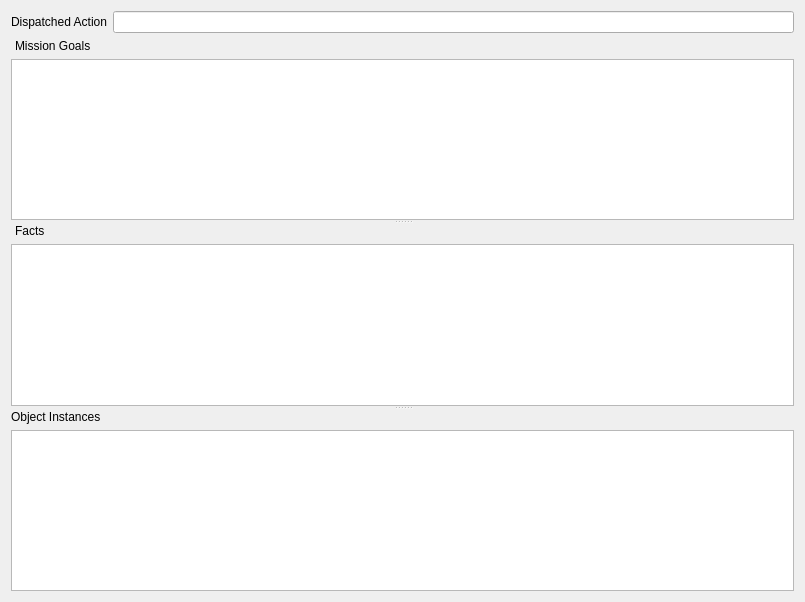
<?xml version="1.0" encoding="UTF-8"?>
<ui version="4.0">
 <class>ROSPlanDispatcher</class>
 <widget class="QWidget" name="ROSPlanDispatcher">
  <property name="geometry">
   <rect>
    <x>0</x>
    <y>0</y>
    <width>805</width>
    <height>602</height>
   </rect>
  </property>
  <property name="sizePolicy">
   <sizepolicy hsizetype="Expanding" vsizetype="Expanding">
    <horstretch>0</horstretch>
    <verstretch>0</verstretch>
   </sizepolicy>
  </property>
  <property name="windowTitle">
   <string>ROSPlan dispatcher</string>
  </property>
  <layout class="QGridLayout" name="gridLayout">
   <item row="0" column="0">
    <layout class="QHBoxLayout" name="horizontalLayout_2">
     <item>
      <widget class="QLabel" name="label">
       <property name="text">
        <string>Dispatched Action</string>
       </property>
      </widget>
     </item>
     <item>
      <widget class="QLineEdit" name="statusLabel">
       <property name="enabled">
        <bool>true</bool>
       </property>
       <property name="cursor">
        <cursorShape>BlankCursor</cursorShape>
       </property>
       <property name="autoFillBackground">
        <bool>false</bool>
       </property>
       <property name="frame">
        <bool>true</bool>
       </property>
       <property name="readOnly">
        <bool>true</bool>
       </property>
      </widget>
     </item>
    </layout>
   </item>
   <item row="1" column="0">
    <widget class="QSplitter" name="splitter">
     <property name="cursor">
      <cursorShape>ArrowCursor</cursorShape>
     </property>
     <property name="orientation">
      <enum>Qt::Vertical</enum>
     </property>
     <property name="childrenCollapsible">
      <bool>false</bool>
     </property>
     <widget class="QWidget" name="layoutWidget">
      <layout class="QVBoxLayout" name="verticalLayout">
       <item>
        <widget class="QLabel" name="label_2">
         <property name="text">
          <string>Mission Goals</string>
         </property>
         <property name="indent">
          <number>4</number>
         </property>
        </widget>
       </item>
       <item>
        <widget class="QListWidget" name="goalView">
         <property name="selectionMode">
          <enum>QAbstractItemView::MultiSelection</enum>
         </property>
         <property name="sortingEnabled">
          <bool>true</bool>
         </property>
        </widget>
       </item>
      </layout>
     </widget>
     <widget class="QWidget" name="layoutWidget">
      <layout class="QVBoxLayout" name="verticalLayout_2">
       <item>
        <widget class="QLabel" name="label_3">
         <property name="text">
          <string>Facts</string>
         </property>
         <property name="indent">
          <number>4</number>
         </property>
        </widget>
       </item>
       <item>
        <widget class="QListWidget" name="modelView">
         <property name="enabled">
          <bool>true</bool>
         </property>
         <property name="selectionMode">
          <enum>QAbstractItemView::MultiSelection</enum>
         </property>
        </widget>
       </item>
      </layout>
     </widget>
     <widget class="QWidget" name="verticalLayoutWidget">
      <layout class="QVBoxLayout" name="verticalLayout_3">
       <item>
        <widget class="QLabel" name="label_4">
         <property name="text">
          <string>Object Instances</string>
         </property>
        </widget>
       </item>
       <item>
        <widget class="QTreeWidget" name="instanceView">
         <attribute name="headerVisible">
          <bool>false</bool>
         </attribute>
         <column>
          <property name="text">
           <string notr="true">1</string>
          </property>
         </column>
        </widget>
       </item>
      </layout>
     </widget>
    </widget>
   </item>
  </layout>
 </widget>
 <resources/>
 <connections/>
</ui>
